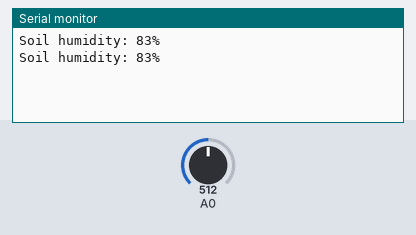
Simulated run of this sketch. Board: Arduino Uno, built with avr-gcc and run on an emulated ATmega328P. On the bench: the last lines printed to the serial monitor. Inputs (shaded band) come from the test bench; at power-on: A0 = 512.

Above: at 2.8 s.
2.9 s: A0 set to 716
At 4.9 s:
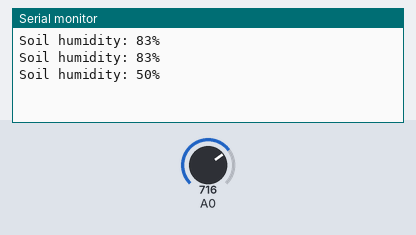
5.6 s: A0 set to 900
At 6.4 s:
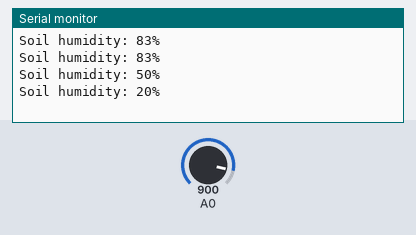
Timing chart, 0 to 8.6 s (numbered marks = the images above; inputs shaded):
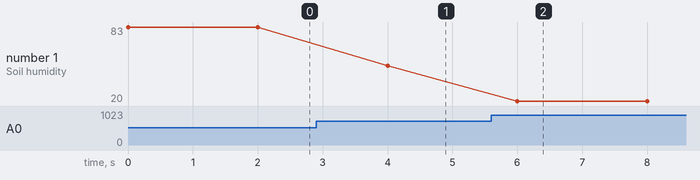

The sketch:

hygrometer.ino
```cpp
int value;

void setup(){
  Serial.begin(9600);
}

void loop(){
  value = analogRead(A0);   //Read analog value
  value = constrain(value,400,1023);  //Keep the ranges!
  value = map(value,400,1023,100,0);  //Map value : 400 will be 100 and 1023 will be 0
  Serial.print("Soil humidity: ");
  Serial.print(value);
  Serial.println('%');
  delay(2000); //Read every 2 sec.
}
```

Measured:
- after the input at 2.9 s, the serial monitor: prints a new line after 1.1 s (image 1)
- after the input at 5.6 s, the serial monitor: prints a new line after 0.40 s (image 2)
- plotted number 1: 83 → 50 after the input at 2.9 s, 50 → 20 after the input at 5.6 s
